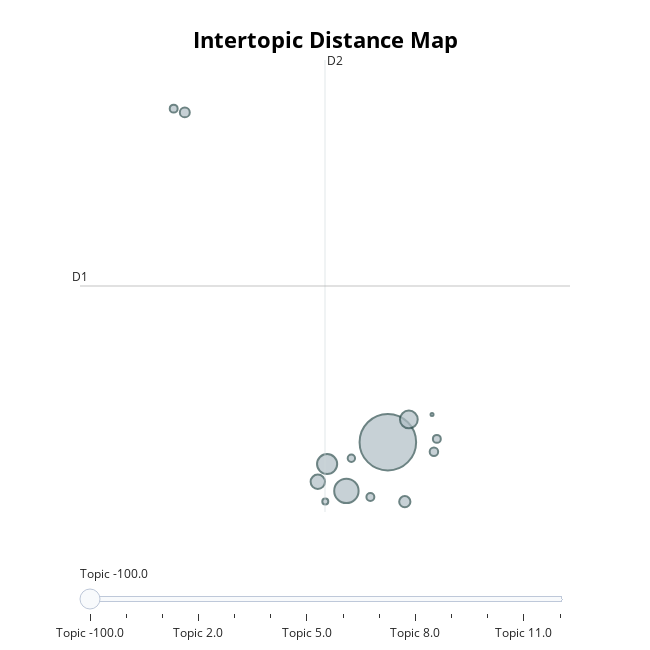

Notebook source saved alongside this figure:
### Code cell
manual_subset_copy6 = manual_subset_copy5.copy(deep=True)
ordered_topics, NB = update_clustering(manual_subset_copy6, topic_model, NB, subset=manual_idxs)
topic_model.visualize_topics()

### Figure 1 — Plotly figure (JSON) as saved in the notebook; plotly's stock layout.template omitted (floating-point values rounded to 4 significant figures)
{"data": [{"customdata": [[-100, "filament | 3d | printer | 175mm | pla", 355], [0, "prusament | galaxy | prusa | tolerance | diameter", 1], [1, "pla | spool | kg | basics | amazon", 35], [2, "polycarbonate | high | pc | 3d | printer3d", 7], [3, "fdm | most | fit | pla | 3d", 45], [4, "pla | accuracy | 3d | dimensional | filament", 66], [5, "robotics | aio | 05 | mm | 002", 4], [6, "tpu | flexible | basics | amazon | 08kg", 8], [7, "pen | strands | of | refills | feet", 7], [8, "mm | usa | 22 | made | meltink3d", 23], [9, "10kg | solutech | purple | lbs | 22", 14], [10, "tecbears | pack | of | 002 | kg", 7], [11, "5th | makerbot | resin | line | makerbots", 6], [12, "pen | for | 3d | drawing | kids", 11]], "hovertemplate": "<b>Topic %{customdata[0]}</b><br>%{customdata[1]}<br>Size: %{customdata[2]}", "legendgroup": "", "marker": {"color": "#B0BEC5", "line": {"color": "DarkSlateGrey", "width": 2}, "size": [355, 1, 35, 7, 45, 66, 4, 8, 7, 23, 14, 7, 6, 11], "sizemode": "area", "sizeref": 0.2219, "symbol": "circle"}, "mode": "markers", "name": "", "orientation": "v", "showlegend": false, "type": "scatter", "x": [10.62, 11.17, 10.88, 11.24, 9.847, 10.09, 9.824, 11.2, 7.905, 9.729, 10.83, 10.39, 10.15, 8.046], "xaxis": "x", "y": [-0.3506, 0.6915, 0.5032, -0.227, -1.173, -2.182, -2.585, -0.7105, 12.19, -1.841, -2.587, -2.409, -0.9565, 12.05], "yaxis": "y"}], "layout": {"annotations": [{"showarrow": false, "text": "D1", "x": 6.719, "y": 5.519, "yshift": 10}, {"showarrow": false, "text": "D2", "x": 9.82, "xshift": 10, "y": 14.01}], "height": 650, "hoverlabel": {"bgcolor": "white", "font": {"family": "Rockwell", "size": 16}}, "legend": {"itemsizing": "constant", "tracegroupgap": 0}, "margin": {"t": 60}, "shapes": [{"line": {"color": "#CFD8DC", "width": 2}, "type": "line", "x0": 9.82, "x1": 9.82, "y0": -2.975, "y1": 14.01}, {"line": {"color": "#9E9E9E", "width": 2}, "type": "line", "x0": 6.719, "x1": 12.92, "y0": 5.519, "y1": 5.519}], "sliders": [{"active": 0, "pad": {"t": 50}, "steps": [{"args": [{"marker.color": [["red", "#B0BEC5", "#B0BEC5", "#B0BEC5", "#B0BEC5", "#B0BEC5", "#B0BEC5", "#B0BEC5", "#B0BEC5", "#B0BEC5", "#B0BEC5", "#B0BEC5", "#B0BEC5", "#B0BEC5"]]}], "label": "Topic -100.0", "method": "update"}, {"args": [{"marker.color": [["#B0BEC5", "red", "#B0BEC5", "#B0BEC5", "#B0BEC5", "#B0BEC5", "#B0BEC5", "#B0BEC5", "#B0BEC5", "#B0BEC5", "#B0BEC5", "#B0BEC5", "#B0BEC5", "#B0BEC5"]]}], "label": "Topic 0.0", "method": "update"}, {"args": [{"marker.color": [["#B0BEC5", "#B0BEC5", "red", "#B0BEC5", "#B0BEC5", "#B0BEC5", "#B0BEC5", "#B0BEC5", "#B0BEC5", "#B0BEC5", "#B0BEC5", "#B0BEC5", "#B0BEC5", "#B0BEC5"]]}], "label": "Topic 1.0", "method": "update"}, {"args": [{"marker.color": [["#B0BEC5", "#B0BEC5", "#B0BEC5", "red", "#B0BEC5", "#B0BEC5", "#B0BEC5", "#B0BEC5", "#B0BEC5", "#B0BEC5", "#B0BEC5", "#B0BEC5", "#B0BEC5", "#B0BEC5"]]}], "label": "Topic 2.0", "method": "update"}, {"args": [{"marker.color": [["#B0BEC5", "#B0BEC5", "#B0BEC5", "#B0BEC5", "red", "#B0BEC5", "#B0BEC5", "#B0BEC5", "#B0BEC5", "#B0BEC5", "#B0BEC5", "#B0BEC5", "#B0BEC5", "#B0BEC5"]]}], "label": "Topic 3.0", "method": "update"}, {"args": [{"marker.color": [["#B0BEC5", "#B0BEC5", "#B0BEC5", "#B0BEC5", "#B0BEC5", "red", "#B0BEC5", "#B0BEC5", "#B0BEC5", "#B0BEC5", "#B0BEC5", "#B0BEC5", "#B0BEC5", "#B0BEC5"]]}], "label": "Topic 4.0", "method": "update"}, {"args": [{"marker.color": [["#B0BEC5", "#B0BEC5", "#B0BEC5", "#B0BEC5", "#B0BEC5", "#B0BEC5", "red", "#B0BEC5", "#B0BEC5", "#B0BEC5", "#B0BEC5", "#B0BEC5", "#B0BEC5", "#B0BEC5"]]}], "label": "Topic 5.0", "method": "update"}, {"args": [{"marker.color": [["#B0BEC5", "#B0BEC5", "#B0BEC5", "#B0BEC5", "#B0BEC5", "#B0BEC5", "#B0BEC5", "red", "#B0BEC5", "#B0BEC5", "#B0BEC5", "#B0BEC5", "#B0BEC5", "#B0BEC5"]]}], "label": "Topic 6.0", "method": "update"}, {"args": [{"marker.color": [["#B0BEC5", "#B0BEC5", "#B0BEC5", "#B0BEC5", "#B0BEC5", "#B0BEC5", "#B0BEC5", "#B0BEC5", "red", "#B0BEC5", "#B0BEC5", "#B0BEC5", "#B0BEC5", "#B0BEC5"]]}], "label": "Topic 7.0", "method": "update"}, {"args": [{"marker.color": [["#B0BEC5", "#B0BEC5", "#B0BEC5", "#B0BEC5", "#B0BEC5", "#B0BEC5", "#B0BEC5", "#B0BEC5", "#B0BEC5", "red", "#B0BEC5", "#B0BEC5", "#B0BEC5", "#B0BEC5"]]}], "label": "Topic 8.0", "method": "update"}, {"args": [{"marker.color": [["#B0BEC5", "#B0BEC5", "#B0BEC5", "#B0BEC5", "#B0BEC5", "#B0BEC5", "#B0BEC5", "#B0BEC5", "#B0BEC5", "#B0BEC5", "red", "#B0BEC5", "#B0BEC5", "#B0BEC5"]]}], "label": "Topic 9.0", "method": "update"}, {"args": [{"marker.color": [["#B0BEC5", "#B0BEC5", "#B0BEC5", "#B0BEC5", "#B0BEC5", "#B0BEC5", "#B0BEC5", "#B0BEC5", "#B0BEC5", "#B0BEC5", "#B0BEC5", "red", "#B0BEC5", "#B0BEC5"]]}], "label": "Topic 10.0", "method": "update"}, {"args": [{"marker.color": [["#B0BEC5", "#B0BEC5", "#B0BEC5", "#B0BEC5", "#B0BEC5", "#B0BEC5", "#B0BEC5", "#B0BEC5", "#B0BEC5", "#B0BEC5", "#B0BEC5", "#B0BEC5", "red", "#B0BEC5"]]}], "label": "Topic 11.0", "method": "update"}, {"args": [{"marker.color": [["#B0BEC5", "#B0BEC5", "#B0BEC5", "#B0BEC5", "#B0BEC5", "#B0BEC5", "#B0BEC5", "#B0BEC5", "#B0BEC5", "#B0BEC5", "#B0BEC5", "#B0BEC5", "#B0BEC5", "red"]]}], "label": "Topic 12.0", "method": "update"}]}], "title": {"font": {"color": "Black", "size": 22}, "text": "<b>Intertopic Distance Map</b>", "x": 0.5, "xanchor": "center", "y": 0.95, "yanchor": "top"}, "width": 650, "xaxis": {"anchor": "y", "domain": [0, 1], "range": [6.719, 12.92], "title": {"text": ""}, "visible": false}, "yaxis": {"anchor": "x", "domain": [0, 1], "range": [-2.975, 14.01], "title": {"text": ""}, "visible": false}}}
